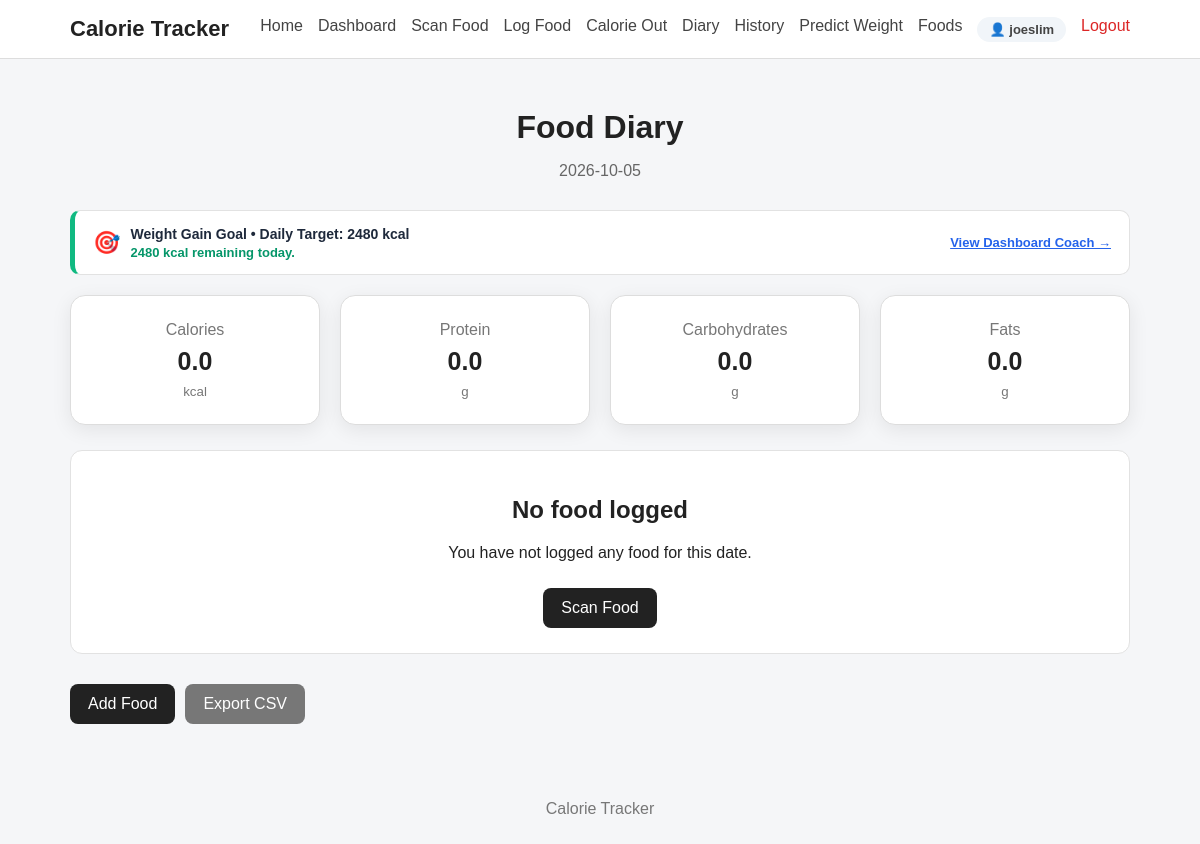
Page /diary (signed in) on the earlier database version.
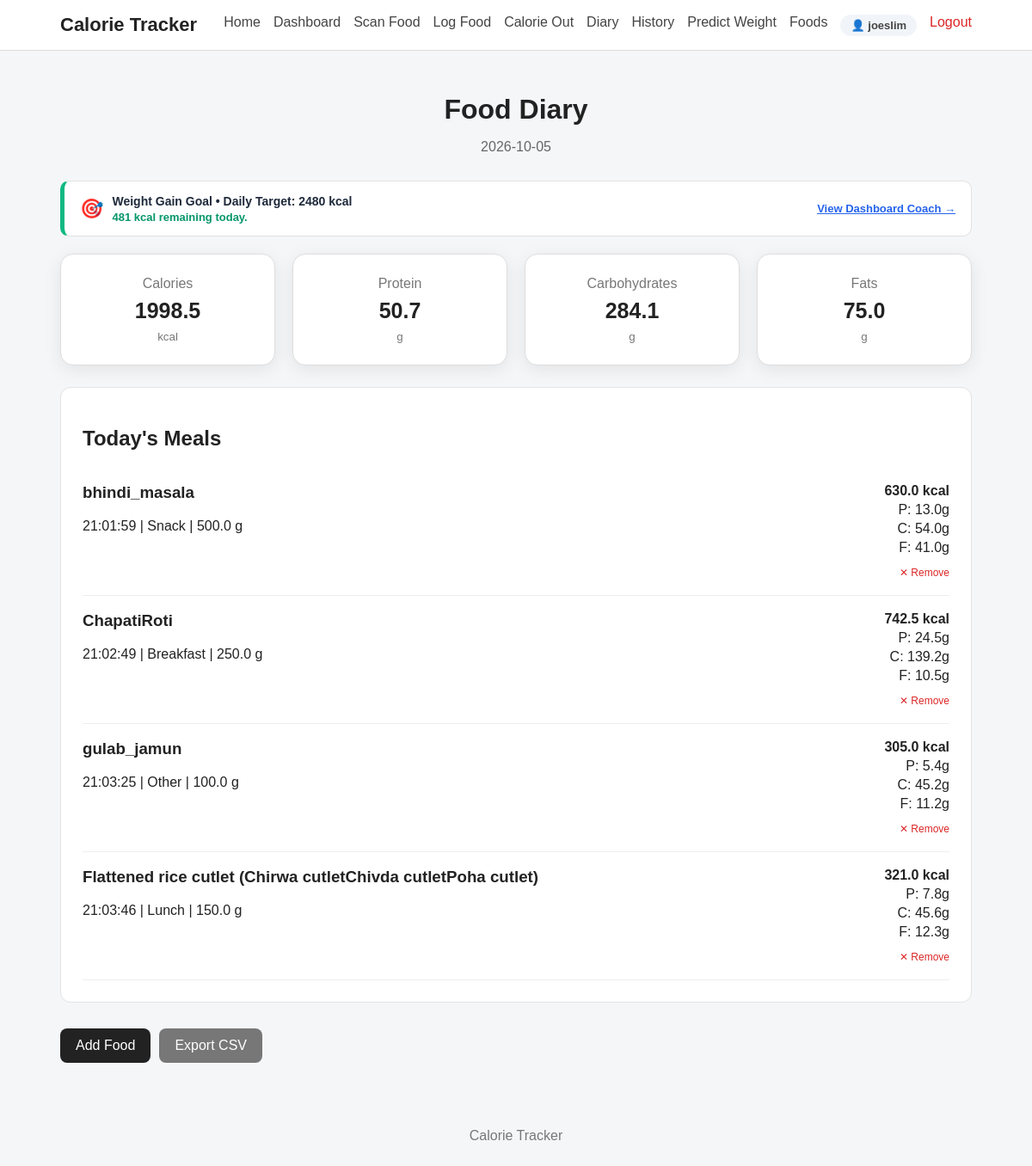
Same page on the later database version.
### tables this page shows
CREATE TABLE users (
            id INTEGER PRIMARY KEY AUTOINCREMENT,
            username TEXT NOT NULL,
            email TEXT NOT NULL UNIQUE,
            password_hash TEXT NOT NULL,
            created_at TIMESTAMP DEFAULT CURRENT_TIMESTAMP
        );

CREATE TABLE calorie_in_records (
            id INTEGER PRIMARY KEY AUTOINCREMENT,
            user_id INTEGER NOT NULL,
            dish_name TEXT NOT NULL,
            quantity REAL NOT NULL,
            meal_type TEXT,
            calories REAL DEFAULT 0.0,
            carbohydrates REAL DEFAULT 0.0,
            protein REAL DEFAULT 0.0,
            fats REAL DEFAULT 0.0,
            free_sugar REAL DEFAULT 0.0,
            fibre REAL DEFAULT 0.0,
            sodium REAL DEFAULT 0.0,
            calcium REAL DEFAULT 0.0,
            iron REAL DEFAULT 0.0,
            vitamin_c REAL DEFAULT 0.0,
            folate REAL DEFAULT 0.0,
            notes TEXT DEFAULT '',
            recorded_date TEXT NOT NULL,
            recorded_time TEXT,
            created_at TIMESTAMP DEFAULT CURRENT_TIMESTAMP,
            FOREIGN KEY (user_id) REFERENCES users(id) ON DELETE CASCADE
        );

### app.py (the view)
@app.route("/diary")
@login_required
def diary():
    user_id = session.get("user_id")
    today = datetime.now().strftime(
        "%Y-%m-%d"
    )
    entries = get_diary_by_date_user(
        user_id,
        today
    )
    totals = calculate_totals(
        entries
    )
    coach = get_daily_calorie_coach(
        user_id,
        today
    )
    return render_template(
        "diary.html",
        entries=entries,
        totals=totals,
        date=today,
        coach=coach
    )

### app.py (called while the page is built)
def login_required(view_func):
    @wraps(view_func)
    def wrapped_view(*args, **kwargs):
        if not session.get("user_id"):
            flash("Please log in to access this page.", "error")
            return redirect(url_for("login", next=request.path))
        return view_func(*args, **kwargs)
    return wrapped_view

@app.context_processor
def inject_user():
    user_id = session.get("user_id")
    if user_id:
        user = get_user_by_id(user_id)
        if user:
            return {"current_user": user, "logged_in": True}
    return {"current_user": None, "logged_in": False}

### database.py (called while the page is built)
def get_connection():
    connection = sqlite3.connect(
        DATABASE_PATH
    )
    connection.row_factory = sqlite3.Row
    connection.execute("PRAGMA foreign_keys = ON")
    return connection

def get_user_by_id(user_id):
    connection = get_connection()
    cursor = connection.cursor()
    cursor.execute("SELECT * FROM users WHERE id = ?", (user_id,))
    user = cursor.fetchone()
    connection.close()
    return user

def get_user_profile(user_id):
    connection = get_connection()
    cursor = connection.cursor()
    cursor.execute("SELECT * FROM user_profiles WHERE user_id = ?", (user_id,))
    profile = cursor.fetchone()
    connection.close()
    return profile

def get_latest_weight(user_id):
    connection = get_connection()
    cursor = connection.cursor()
    cursor.execute("""
        SELECT * FROM weight_records
        WHERE user_id = ?
        ORDER BY recorded_date DESC, created_at DESC
        LIMIT 1
    """, (user_id,))
    record = cursor.fetchone()
    connection.close()
    return record

def format_calorie_in_row(row):
    if row is None:
        return None
    d = dict(row)
    d["weight"] = d.get("quantity", 0.0)
    d["date"] = d.get("recorded_date", "")
    d["time"] = d.get("recorded_time", "")
    d["nutrition"] = {
        "Calories (kcal)": d.get("calories", 0.0),
        "Protein (g)": d.get("protein", 0.0),
        "Carbohydrates (g)": d.get("carbohydrates", 0.0),
        "Fats (g)": d.get("fats", 0.0),
        "Free Sugar (g)": d.get("free_sugar", 0.0),
        "Fibre (g)": d.get("fibre", 0.0),
        "Sodium (mg)": d.get("sodium", 0.0),
        "Calcium (mg)": d.get("calcium", 0.0),
        "Iron (mg)": d.get("iron", 0.0),
        "Vitamin C (mg)": d.get("vitamin_c", 0.0),
        "Folate (µg)": d.get("folate", 0.0)
    }
    return d

### templates/diary.html (shortened to what this page needs)
{% extends "base.html" %}
{% block content %}
<div class="page-header">
    <h1>
        Food Diary
    </h1>
    <p>
        {{ date }}
    </p>
</div>
{% if coach and coach.has_profile %}
<div class="card" style="margin-bottom: 20px; border-left: 5px solid {% if coach.is_over_budget %}#ef4444{% else %}#10b981{% endif %}; background: #ffffff; padding: 14px 18px; border-radius: 10px; display: flex; flex-wrap: wrap; justify-content: space-between; align-items: center; gap: 12px;">
    <div style="display: flex; align-items: center; gap: 10px;">
        <span style="font-size: 22px;">{% if coach.is_over_budget %}⚠️{% else %}🎯{% endif %}</span>
        <div>
            <strong style="color: #1e293b; font-size: 14px;">
                {{ coach.goal }} Goal &bull; Daily Target: {{ "%.0f"|format(coach.daily_target) }} kcal
            </strong>
            <p style="margin: 2px 0 0; font-size: 13px; color: {% if coach.is_over_budget %}#dc2626{% else %}#059669{% endif %}; font-weight: 600;">
                {% if coach.is_over_budget %}
                    Over budget by {{ "%.0f"|format(coach.excess_calories) }} kcal! Check Dashboard for activity burn-off suggestions.
                {% else %}
                    {{ "%.0f"|format(coach.remaining) }} kcal remaining today.
                {% endif %}
            </p>
        </div>
    </div>
    <div style="display: flex; gap: 10px;">
        <a href="{{ url_for('dashboard') }}" style="font-size: 13px; color: #2563eb; text-decoration: underline; font-weight: 600; align-self: center;">
            View Dashboard Coach &rarr;
        </a>
    </div>
</div>
{% endif %}
<div class="summary-grid">
    <div class="summary-card">
        <span>
            Calories
        </span>
        <strong>
            {{ "%.1f"|format(
                totals["Calories (kcal)"]
            ) }}
        </strong>
        <small>
            kcal
        </small>
    </div>
    <div class="summary-card">
        <span>
            Protein
        </span>
        <strong>
            {{ "%.1f"|format(
                totals["Protein (g)"]
            ) }}
        </strong>
        <small>
            g
        </small>
    </div>
    <div class="summary-card">
        <span>
            Carbohydrates
        </span>
        <strong>
            {{ "%.1f"|format(
                totals["Carbohydrates (g)"]
            ) }}
        </strong>
        <small>
            g
        </small>
    </div>
    <div class="summary-card">
        <span>
            Fats
        </span>
        <strong>
            {{ "%.1f"|format(
                totals["Fats (g)"]
            ) }}
        </strong>
        <small>
            g
        </small>
    </div>
</div>
{% if entries %}
<div class="card">
    <h2>
        Today's Meals
    </h2>
    {% for entry in entries %}
    <div class="diary-entry">
        <div>
            <h3>
                {{ entry.dish_name }}
            </h3>
            <p>
                {{ entry.time }}
                |
                {{ entry.meal_type|capitalize }}
                |
                {{ entry.weight }} g
            </p>
        </div>
        <div class="nutrition-small">
            <strong>
                {{ "%.1f"|format(
                    entry.nutrition[
                        "Calories (kcal)"
                    ]
                ) }}
                kcal
            </strong>
            <span>
                P:
                {{ "%.1f"|format(
                    entry.nutrition[
                        "Protein (g)"
                    ]
                ) }}g
            </span>
            <span>
                C:
                {{ "%.1f"|format(
                    entry.nutrition[
                        "Carbohydrates (g)"
                    ]
                ) }}g
            </span>
            <span>
                F:
                {{ "%.1f"|format(
                    entry.nutrition[
                        "Fats (g)"
                    ]
                ) }}g
            </span>
            {% if entry.id %}
            <form action="{{ url_for('delete_food', record_id=entry.id) }}" method="POST" style="margin-top:6px;" onsubmit="return confirm('Remove this food entry?');">
                <button type="submit" style="background:none; border:none; color:#dc2626; font-size:12px; cursor:pointer; padding:0;">
                    ✕ Remove
                </button>
            </form>
            {% endif %}
        </div>
    </div>
    {% endfor %}
</div>
{% else %}
<div class="card empty-state">
    <h2>
        No food logged
    </h2>
    <p>
        You have not logged any food for this date.
    </p>
    <a
        href="{{ url_for('food_scan') }}"
        class="button"
    >
        Scan Food
    </a>
</div>
{% endif %}
<div class="action-row">
    <a
        href="{{ url_for('log_food') }}"
        class="button"
    >
        Add Food
    </a>
    <a
        href="{{ url_for('export_diary') }}"
        class="button secondary"
    >
        Export CSV
    </a>
</div>
{% endblock %}

### templates/base.html (shortened to what this page needs)
<!DOCTYPE html>
<html lang="en">
<head>
    <link rel="stylesheet" href="{{ url_for('static', filename='css/style.css') }}">
</head>
<body>
    <nav class="navbar">
        <div class="nav-container">
            <a href="{{ url_for('home') }}" class="logo">
                Calorie Tracker
            </a>
            <div class="nav-links">
                <a href="{{ url_for('home') }}">
                    Home
                </a>
                {% if logged_in %}
                <a href="{{ url_for('dashboard') }}">
                    Dashboard
                </a>
                <a href="{{ url_for('food_scan') }}">
                    Scan Food
                </a>
                <a href="{{ url_for('log_food') }}">
                    Log Food
                </a>
                <a href="{{ url_for('calorie_out') }}">
                    Calorie Out
                </a>
                <a href="{{ url_for('diary') }}">
                    Diary
                </a>
                <a href="{{ url_for('history') }}">
                    History
                </a>
                <a href="{{ url_for('predict_weight') }}">
                    Predict Weight
                </a>
                <a href="{{ url_for('foods') }}">
                    Foods
                </a>
                <a href="{{ url_for('profile') }}" class="nav-user-badge">
                    👤 {{ current_user['username'] if current_user else 'Profile' }}
                </a>
                <a href="{{ url_for('logout') }}" class="nav-link-logout">
                    Logout
                </a>
                {% endif %}
            </div>
        </div>
    </nav>
    <main class="container">
        {% block content %}
        {% endblock %}
    </main>
    <footer>
        <p>
            Calorie Tracker
        </p>
    </footer>
</body>
</html>

### static/css/style.css (style rules this page uses)
* { box-sizing: border-box; }
body { margin: 0; font-family: Arial, sans-serif; background: #f5f6f8; color: #222; }
.navbar { background: #ffffff; border-bottom: 1px solid #ddd; }
.nav-container { max-width: 1100px; margin: auto; padding: 16px 20px; display: flex; justify-content: space-between; align-items: center; gap: 20px; }
.logo { font-size: 22px; font-weight: bold; text-decoration: none; color: #222; }
.nav-links { display: flex; flex-wrap: wrap; gap: 15px; }
.nav-links a { text-decoration: none; color: #444; }
.container { max-width: 1100px; margin: auto; padding: 30px 20px; }
.button { display: inline-block; padding: 11px 18px; background: #222; color: white; text-decoration: none; border: none; border-radius: 8px; cursor: pointer; margin-top: 10px; }
.button.secondary { background: #777; }
.card { background: white; padding: 25px; margin-bottom: 20px; border-radius: 12px; border: 1px solid #e2e2e2; }
.page-header { margin-bottom: 25px; }
.summary-grid { display: grid; grid-template-columns: repeat(4, 1fr); gap: 15px; margin-bottom: 20px; }
.summary-card { background: white; border: 1px solid #ddd; border-radius: 10px; padding: 20px; }
.summary-card span, .summary-card small { display: block; color: #777; }
.summary-card strong { display: block; font-size: 25px; margin: 8px 0; }
.diary-entry { display: flex; justify-content: space-between; gap: 20px; padding: 18px 0; border-bottom: 1px solid #eee; }
.diary-entry h3 { margin-top: 0; }
.nutrition-small { display: flex; flex-direction: column; align-items: flex-end; gap: 4px; }
.action-row { display: flex; gap: 10px; flex-wrap: wrap; }
footer { text-align: center; padding: 30px; color: #777; }
.page-header { text-align: center; margin-bottom: 30px; }
.page-header h1 { margin-top: 20px; margin-bottom: 10px; }
.page-header p { color: #666; }
.summary-grid { display: grid; grid-template-columns: repeat(auto-fit, minmax(220px, 1fr)); gap: 20px; margin-bottom: 25px; }
.summary-card { background: white; padding: 25px; border-radius: 15px; text-align: center; box-shadow: 0 5px 20px rgba(0, 0, 0, 0.08); }
.nav-user-badge { display: inline-flex; align-items: center; gap: 6px; background: #f1f5f9; padding: 5px 12px; border-radius: 20px; font-weight: 600; font-size: 13px; color: #334155; }
.nav-link-logout { color: #dc2626 !important; font-weight: 500; }

Differences in the rows shown:
added calorie_in_records: dish_name "bhindi_masala", time "21:01:59", meal_type "Snack", weight "500.0", calories "630.0", protein "13.0", carbohydrates "54.0", fats "41.0"
added calorie_in_records: dish_name "ChapatiRoti", time "21:02:49", meal_type "Breakfast", weight "250.0", calories "742.5", protein "24.5", carbohydrates "139.2", fats "10.5"
added calorie_in_records: dish_name "gulab_jamun", time "21:03:25", meal_type "Other", weight "100.0", calories "305.0", protein "5.4", carbohydrates "45.2", fats "11.2"
added calorie_in_records: dish_name "Flattened rice cutlet (Chirwa cutletChivda cutletPoha cutlet)", time "21:03:46", meal_type "Lunch", weight "150.0", calories "321.0", protein "7.8", carbohydrates "45.6", fats "12.3"
Other differences:
{{ "%.0f"|format(coach.remaining) }}: "2480" → "481"
{{ "%.1f"|format(
                totals["Calories (kcal)"]
            ) }}: "0.0" → "1998.5"
{{ "%.1f"|format(
                totals["Protein (g)"]
            ) }}: "0.0" → "50.7"
{{ "%.1f"|format(
                totals["Fats (g)"]
            ) }}: "0.0" → "75.0"
text no longer shown: "0.0 No food logged You have not logged any food for this date. Scan Food"
text now shown: "284.1 Today's Meals"
